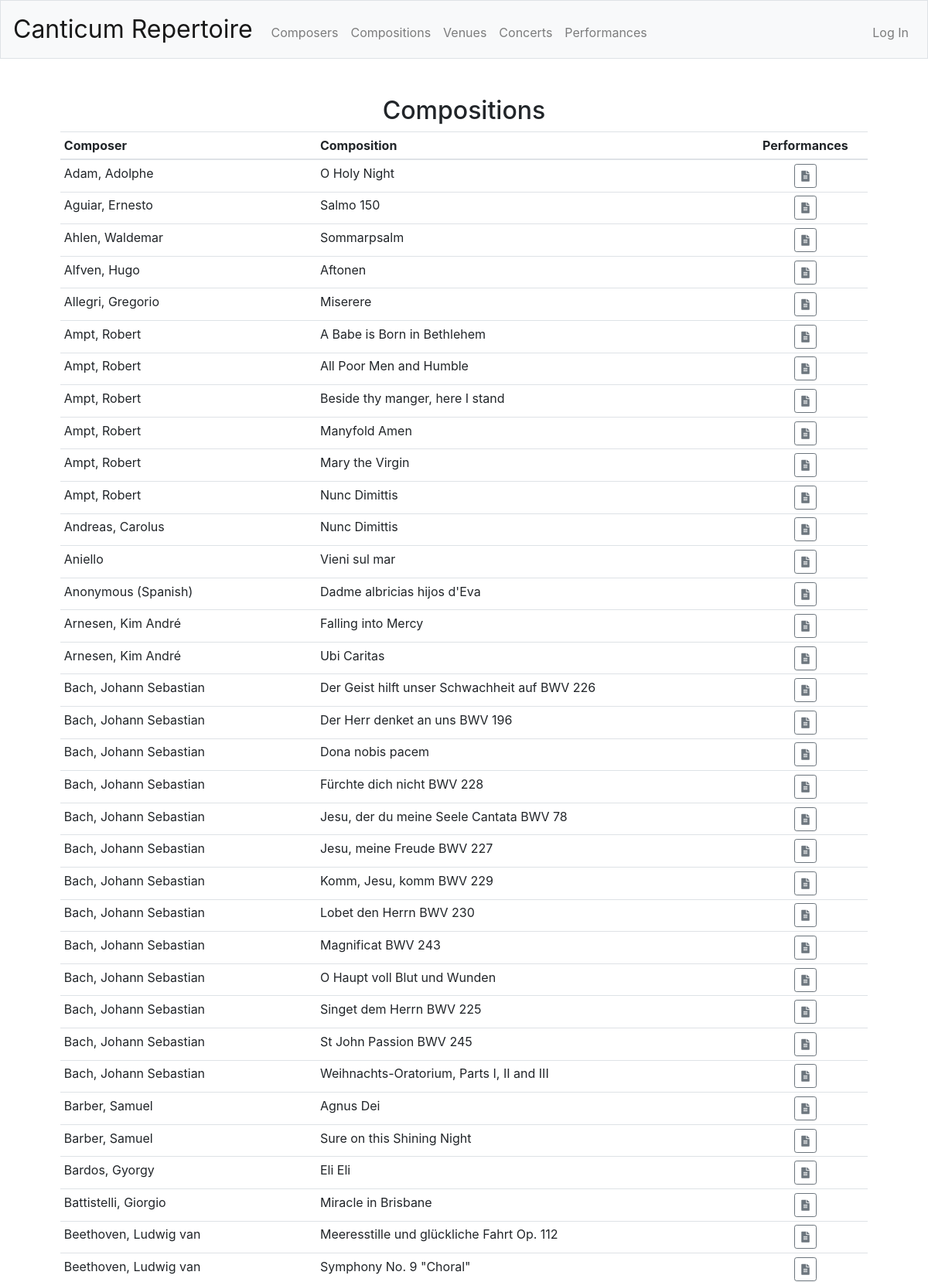
The page /compositions (upper part) on the database its author committed.
### tables this page shows
CREATE TABLE 'compositions' ('composition_id' integer PRIMARY KEY AUTOINCREMENT NOT NULL,'composition_name' text NOT NULL, 'composer_id' integer NOT NULL);

CREATE TABLE 'composers' ('composer_id' integer PRIMARY KEY AUTOINCREMENT NOT NULL,'composer_name' text);

### app.py (the view)
@app.route("/compositions")
def compositions():
    compositions = list_compositions()
    composers = list_composers()
    return render_template("compositions.html", composers=composers, compositions=compositions)

### app.py (called while the page is built)
@app.after_request
def after_request(response):
    response.headers["Cache-Control"] = "no-cache, no-store, must-revalidate"
    response.headers["Expires"] = 0
    response.headers["Pragma"] = "no-cache"
    return response

def list_composers():
    rows = db.execute("SELECT * FROM composers ORDER BY composer_name")
    l_composers = []
    for person in rows:
        person_info = {}
        person_info['composer_id'] = person['composer_id']
        person_info['composer_name'] = person['composer_name']
        l_composers.append(person_info)
    return l_composers

def list_compositions():
    rows = db.execute("SELECT * FROM composers r JOIN compositions n ON r.composer_id = n.composer_id ORDER BY r.composer_name, n.composition_name")
    l_compositions = []
    for piece in rows:
        piece_info = {}
        piece_info['composition_id'] = piece['composition_id']
        piece_info['composer_id'] = piece['composer_id']
        piece_info['composer_name'] = piece['composer_name']
        piece_info['composition_name'] = piece['composition_name']
        l_compositions.append(piece_info)
    return l_compositions

### templates/compositions.html (shortened to what this page needs)
{% extends "layout.html" %}
{% block main %}
    <h2>Compositions</h2>
    <table class = "table table-sm">
        <thead>
            <th class="text-left">Composer</th>
            <th class="text-left">Composition</th>
            <th class="text-center">Performances</th>
       </thead>
        <tbody>
            {% for composition in compositions %}
            <tr>
                <td class="text-left">{{ composition.composer_name }}</td>
                <td class="text-left">{{ composition.composition_name }}</td>
                <td class="text-center">
                    <a href="/compositionperformances?id={{ composition.composition_id }}">
                        <button class="btn btn-outline-secondary btn-sm">
                            <i class="fas fa-file-alt"></i>
                        </button>
                    </a>
                </td>
            </tr>
            {% endfor %}
        </tbody>
    </table>
{% endblock %}

### rows shown on the page
compositions: composer_name "Adam, Adolphe", composition_name "O Holy Night"
compositions: composer_name "Aguiar, Ernesto", composition_name "Salmo 150"
compositions: composer_name "Ahlen, Waldemar", composition_name "Sommarpsalm"
compositions: composer_name "Alfven, Hugo", composition_name "Aftonen"
compositions: composer_name "Allegri, Gregorio", composition_name "Miserere"
compositions: composer_name "Ampt, Robert", composition_name "A Babe is Born in Bethlehem"
compositions: composer_name "Ampt, Robert", composition_name "All Poor Men and Humble"
compositions: composer_name "Ampt, Robert", composition_name "Beside thy manger, here I stand"
compositions: composer_name "Ampt, Robert", composition_name "Manyfold Amen"
compositions: composer_name "Ampt, Robert", composition_name "Mary the Virgin"
compositions: composer_name "Ampt, Robert", composition_name "Nunc Dimittis"
compositions: composer_name "Andreas, Carolus", composition_name "Nunc Dimittis"
compositions: composer_name "Aniello", composition_name "Vieni sul mar"
compositions: composer_name "Anonymous (Spanish)", composition_name "Dadme albricias hijos d'Eva"
compositions: composer_name "Arnesen, Kim André", composition_name "Falling into Mercy"
compositions: composer_name "Arnesen, Kim André", composition_name "Ubi Caritas"
compositions: composer_name "Bach, Johann Sebastian", composition_name "Der Geist hilft unser Schwachheit auf BWV 226"
compositions: composer_name "Bach, Johann Sebastian", composition_name "Der Herr denket an uns BWV 196"
compositions: composer_name "Bach, Johann Sebastian", composition_name "Dona nobis pacem"
compositions: composer_name "Bach, Johann Sebastian", composition_name "Fürchte dich nicht BWV 228"
compositions: composer_name "Bach, Johann Sebastian", composition_name "Jesu, der du meine Seele Cantata BWV 78"
compositions: composer_name "Bach, Johann Sebastian", composition_name "Jesu, meine Freude BWV 227"
compositions: composer_name "Bach, Johann Sebastian", composition_name "Komm, Jesu, komm BWV 229"
compositions: composer_name "Bach, Johann Sebastian", composition_name "Lobet den Herrn BWV 230"
compositions: composer_name "Bach, Johann Sebastian", composition_name "Magnificat BWV 243"
compositions: composer_name "Bach, Johann Sebastian", composition_name "O Haupt voll Blut und Wunden"
compositions: composer_name "Bach, Johann Sebastian", composition_name "Singet dem Herrn BWV 225"
compositions: composer_name "Bach, Johann Sebastian", composition_name "St John Passion BWV 245"
compositions: composer_name "Bach, Johann Sebastian", composition_name "Weihnachts-Oratorium, Parts I, II and III"
compositions: composer_name "Barber, Samuel", composition_name "Agnus Dei"
compositions: composer_name "Barber, Samuel", composition_name "Sure on this Shining Night"
compositions: composer_name "Bardos, Gyorgy", composition_name "Eli Eli"
compositions: composer_name "Battistelli, Giorgio", composition_name "Miracle in Brisbane"
compositions: composer_name "Beethoven, Ludwig van", composition_name "Meeresstille und glückliche Fahrt Op. 112"
compositions: composer_name "Beethoven, Ludwig van", composition_name "Symphony No. 9 \"Choral\""
